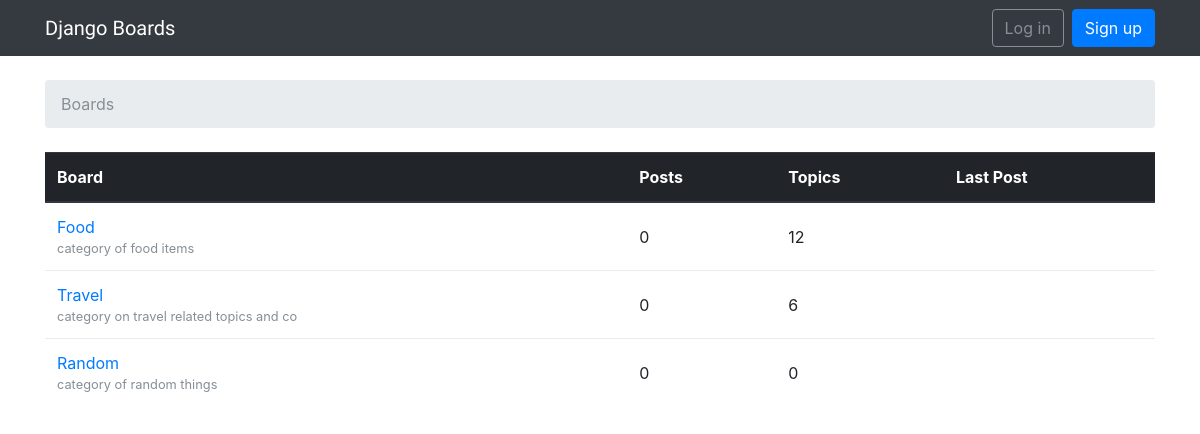
The page / on the database its author committed.
### boards/models.py (models this page shows, shortened)
class Board(models.Model):
	name        = models.CharField(max_length=30, unique=True)
	description = models.CharField(max_length=100)

### boards/views.py (the view)
# urls.py: url(r'^$', views.index, name='home'),
def index(request):
	boards = Board.objects.all()
	context = {'boards': boards}
	boards_list = []
	return render(request, 'home.html', context)

### templates/home.html
{% extends "base.html" %}
{% block breadcrumbs %}
  <li class="breadcrumb-item active">Boards</li>
{% endblock breadcrumbs %}
{% block content %}
  <table class="table">
    <thead class="thead-dark">
      <tr>
        <th>Board</th>
        <th>Posts</th>
        <th>Topics</th>
        <th>Last Post</th>
      </tr>
    </thead>
    <tbody>
      {% for board in boards %}
        <tr>
          <td>
            <a href="{% url 'board_topics' board.pk %}">{{ board.name }}</a>
            <small class="text-muted d-block">{{ board.description }}</small>
          </td>
          <td class="align-middle">0</td>
          <td class="align-middle">{{ board.topics.all.count }}</td>
          <td></td>
        </tr>
      {% endfor %}
    </tbody>
  </table>
{% endblock content %}

### rows shown on the page
Board: name "Food", description "category of food items", topics.all.count "12"
Board: name "Travel", description "category on travel related topics and co", topics.all.count "6"
Board: name "Random", description "category of random things", topics.all.count "0"
